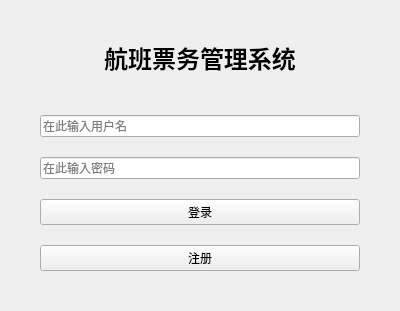
<?xml version="1.0" encoding="UTF-8"?>
<ui version="4.0">
 <class>LoginPage</class>
 <widget class="QWidget" name="LoginPage">
  <property name="geometry">
   <rect>
    <x>0</x>
    <y>0</y>
    <width>400</width>
    <height>300</height>
   </rect>
  </property>
  <property name="windowTitle">
   <string>登录</string>
  </property>
  <layout class="QVBoxLayout" name="verticalLayout">
   <property name="spacing">
    <number>20</number>
   </property>
   <property name="leftMargin">
    <number>40</number>
   </property>
   <property name="topMargin">
    <number>40</number>
   </property>
   <property name="rightMargin">
    <number>40</number>
   </property>
   <property name="bottomMargin">
    <number>40</number>
   </property>
   <item>
    <widget class="QLabel" name="titleLabel">
     <property name="styleSheet">
      <string notr="true">font-size: 24px; font-weight: bold; margin-bottom: 20px;</string>
     </property>
     <property name="text">
      <string>航班票务管理系统</string>
     </property>
     <property name="alignment">
      <set>Qt::AlignmentFlag::AlignCenter</set>
     </property>
    </widget>
   </item>
   <item>
    <widget class="QLineEdit" name="usernameEdit">
     <property name="placeholderText">
      <string>在此输入用户名</string>
     </property>
    </widget>
   </item>
   <item>
    <widget class="QLineEdit" name="passwordEdit">
     <property name="echoMode">
      <enum>QLineEdit::EchoMode::Password</enum>
     </property>
     <property name="placeholderText">
      <string>在此输入密码</string>
     </property>
    </widget>
   </item>
   <item>
    <widget class="QPushButton" name="loginButton">
     <property name="text">
      <string>登录</string>
     </property>
    </widget>
   </item>
   <item>
    <widget class="QPushButton" name="registerButton">
     <property name="text">
      <string>注册</string>
     </property>
    </widget>
   </item>
  </layout>
 </widget>
 <resources/>
 <connections/>
</ui>
